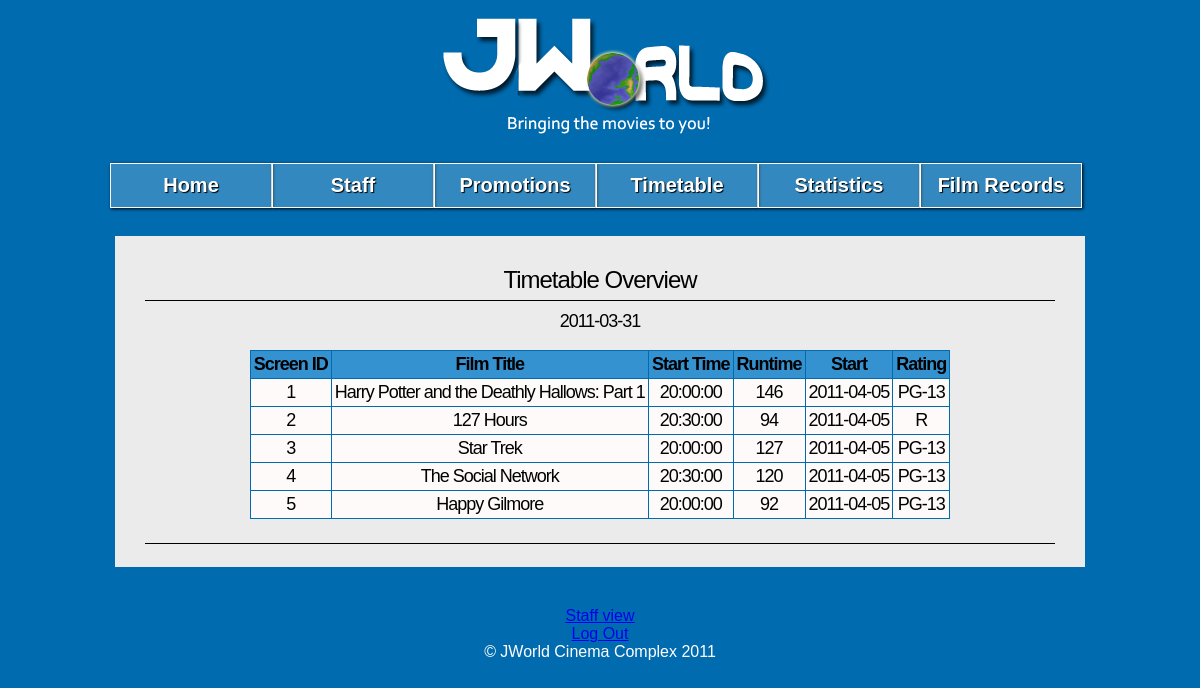
Screenshot of /admin.php?page=tt-acs (signed in) with the database file from the repository.
### tables this page shows
CREATE TABLE showings (
	showing_ID int(11) NOT NULL AUTO_INCREMENT,
	screen_ID int(11) NOT NULL,
	film_ID int(11) NOT NULL,
	start_date date NOT NULL,
	end_date date NOT NULL,
	start_time time NOT NULL,
	end_time time NOT NULL,
	PRIMARY KEY (showing_ID),
	FOREIGN KEY (film_ID) REFERENCES films(film_ID) ON DELETE CASCADE ON UPDATE CASCADE,
	FOREIGN KEY (screen_ID) REFERENCES screens(screen_ID) ON DELETE CASCADE ON UPDATE CASCADE
);

CREATE TABLE films (
	film_ID int(11) NOT NULL AUTO_INCREMENT,
	film_title varchar(255) NOT NULL,
	film_year char(4) NOT NULL,
	film_plot text(65535) NOT NULL,
	film_length int(11) NOT NULL,
	film_genre varchar(50) NOT NULL,
	film_rating varchar(5) NOT NULL,
	film_poster varchar(255) NOT NULL,
	imdb_id varchar(50) NOT NULL,
  PRIMARY KEY (film_ID)
);

### res/pages/admin/tt-acs.php (the view, shortened to what this page needs)
<div id="body">
<h1> Timetable Overview</h1>
<h2>
	<?php
	echo date("Y-m-d") . "<p>";
$today= date('Y-m-d');
$query = "SELECT s.screen_ID, s.film_ID,  f.film_title, s.start_time, f.film_rating, s.start_date, f.film_length FROM showings s, films f WHERE s.film_ID = f.film_ID AND start_date >= $today";
$result = mysql_query($query) or die(mysql_error());
echo "<table border='1' class=\"center\">
<tr>
<th>Screen ID</th>
<th>Film Title</th>
<th>Start Time</th>
<th>Runtime</th>
<th>Start</th>
<th>Rating</th>
</tr>";
while($row = mysql_fetch_array($result)){
	echo "<tr>";
	echo "<td>" .$row['screen_ID']. " </td> ";
	echo "<td NOWRAP>" . $row['film_title'] . "</td>";
	echo "<td>" . $row['start_time'] . "</td>";
	echo "<td>" . $row['film_length'] . "</td>";
	echo "<td>" . $row['start_date'] . "</td>";
	echo "<td>" . $row['film_rating'] . "</td>";
	echo "</tr>";
}
	echo "</table>";
	?>
</h2>
</div>

### admin.php (shortened to what this page needs)
<!DOCTYPE html>
<?php
	include('res/config/admin/headder.php');
?>
	<div id="maincontent">
	<?php
	if(isset($_GET['page'])) {
		if(file_exists('res/pages/admin/'.$_GET['page'].'.php')) {
			include('res/pages/admin/'.$_GET['page'].'.php');
		} else {
			include('res/pages/error.php');
		}
	} else {
			include('res/pages/admin/start.php');
	}
	?>
</div>
<?php
	include('res/config/footer.php');
?>
</html>

### res/config/admin/headder.php (shortened to what this page needs)
<head>
	<link href="res/css/redmond/jquery-ui-1.8.10.custom.css" rel="stylesheet" type="text/css"/>
	<link rel="stylesheet" href="res/css/redmond/jquery-ui-timepicker.css" type="text/css"/>
	<link href="res/css/admin.css" rel="stylesheet" type="text/css"/>
</head>
<body>
<div id="container">
	<header id="logo">
	<?php
	if($_SESSION['admin'] == 1 && $_SESSION['staff'] == 0){
		echo "
	<nav>
		<li><a href=\"admin.php\">Home</a>
			<ul>
				<li><a href=\"admin.php?page=edit-home\">Edit Home</a></li>
			</ul>
		</li>
		<li><a href=\"admin.php?page=staff-acs\">Staff</a>
		</li>
		<li><a href=\"admin.php?page=promo-acs\">Promotions</a>
			<ul>
				<li><a href=\"admin.php?page=add-promo\">Add Promo</a></li>
				<li><a href=\"admin.php?page=edit-promo\">Edit Promo</a></li>
				<li><a href=\"admin.php?page=remove-promo\">Remove Promo</a></li>
			</ul>
		</li>
		<li><a href=\"admin.php?page=tt-acs\">Timetable</a>
			<ul>
				<li><a href=\"admin.php?page=add-film-tt\">Add Film</a></li>
				<li><a href=\"admin.php?page=edit-film-tt\">Edit Film</a></li>
				<li><a href=\"admin.php?page=remove-film-tt\">Remove Film</a></li>
				<li><a href=\"admin.php?page=auto-rotate\">Auto Rotation</a></li>
			</ul>
		</li>
		<li><a href=\"admin.php?page=stat-acs\">Statistics</a></li>
		<li><a href=\"admin.php?page=films-acs\">Film Records</a>
			<ul>
				<li><a href=\"admin.php?page=add-film\">Add Film</a></li>
				<li><a href=\"admin.php?page=edit-film\">Edit Film</a></li>
			</ul>
		</li>
	</nav>
		";
	}
	?>
	</header>

### res/config/footer.php (shortened to what this page needs)
		<footer>
			<div id="valid" >
				<?php
				if(isset($_SESSION['admin'])) {
					if($_SESSION['admin'] == 1  && $_SESSION['staff'] == 1){
						echo "<a href=\"admin.php?page=switchStaffView\">Manager View</a><p></h2>";
					} else if ($_SESSION['admin'] == 1) {
						echo "<a href=\"admin.php?page=switchStaffView\">Staff view</a><p></h2>";
					}
				}
				if(isset($_SESSION['login'])) {
					echo "<a href=\"admin.php?page=logOut\">Log Out</a>";
				}
				else {
					echo "<a href=\"index.php?page=adminLogin\">Staff Login</a>";
				}
				?>
				<br/>
				&copy; JWorld Cinema Complex 2011
			</div>
		</footer>
	</div>
</body>

### res/css/admin.css (style rules this page uses)
article, aside, figure, footer, header, nav, section { display: block; }
body { font-family: "Trebuchet MS", Arial, Helvetica, sans-serif; color: #000; background: #006BAF; }
#container { width: 980px; height: 100%; margin-right: auto; margin-left: auto; }
h1 { border-bottom:1px solid #000000; letter-spacing:-1px; font-size:24px; padding-bottom:6px; font-weight:400; margin:10px 10px 3px 0; font-family:Vera, Helvetica, Georgia; }
h2 { border-bottom:1px solid #000000; letter-spacing:-1px; font-size:18px; padding-bottom:6px; font-weight:400; margin:10px 10px 3px 0; font-family:Vera, Helvetica, Georgia; }
.center { margin-left:auto; margin-right:auto; }
#logo { background-image: url(../img/adminLog.png); background-repeat: no-repeat; height: 138px; width: 100%; }
nav { text-align:center; padding-top: 150px; width: 100%; margin-left:auto; margin-right:auto; }
nav li { padding:0; margin:0; list-style: none; margin-bottom: 15px; font-weight: bold; font-size:20px; float: left; }
nav a { display: block; width:140px; padding: 10px; text-decoration: none; color: #fff; border: 1px solid #fff; margin: 5px 0px; box-shadow: 1px 1px 3px #000; text-shadow: 1px 1px 1px #000; background: rgba(255,255,255,0.2); }
nav:after { content: "."; clear: both; visibility: hidden; line-height: 0; height: 0; }
#maincontent { margin-top: 80px; padding-top: 10px; padding-right: 0px; padding-bottom: 10px; padding-left: 0px; }
#body { font-family:"Palatino Linotype", "Book Antiqua", Palatino, serif; font-size:28px; font-weight:bold; background-color: #EBEBEB; width: 920px; height:100%; padding:20px 20px 20px 30px; margin-bottom:20px; margin-left:auto; margin-right:auto; text-align:center; }
footer { text-align:center; padding: 10px 0; clear: both; color: #fff; }
footer p { margin:0 0 5px 0; }
.center { margin-left:auto; margin-right:auto; text-align:center; }
table { border-collapse:collapse; }
table, td, th { border:0.5px solid #006BAF; padding:3px; }
td { text-align:center; background-color:#FFFAFA; }
th { background-color:#3492D1; color:black; }

### rows the page displays
showings: screen_ID "1", film_ID.film_title "Harry Potter and the Deathly Hallows: Part 1", start_time "20:00:00", film_ID.film_length "146", start_date "2011-04-05", film_ID.film_rating "PG-13"
showings: screen_ID "2", film_ID.film_title "127 Hours", start_time "20:30:00", film_ID.film_length "94", start_date "2011-04-05", film_ID.film_rating "R"
showings: screen_ID "3", film_ID.film_title "Star Trek", start_time "20:00:00", film_ID.film_length "127", start_date "2011-04-05", film_ID.film_rating "PG-13"
showings: screen_ID "4", film_ID.film_title "The Social Network", start_time "20:30:00", film_ID.film_length "120", start_date "2011-04-05", film_ID.film_rating "PG-13"
showings: screen_ID "5", film_ID.film_title "Happy Gilmore", start_time "20:00:00", film_ID.film_length "92", start_date "2011-04-05", film_ID.film_rating "PG-13"
